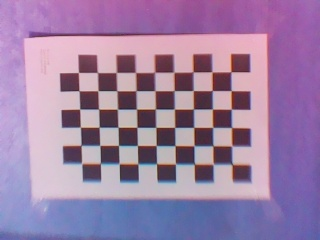
#> input picture calibration_images/chessboard_000.jpg, 320 x 240 px, found by its file name; its folder holds 4 pictures in this run
$ python calibrate_camera.py
#> lines starting #> are read from the running program, lines starting #| are printed output that depends on the picture
#> the answer given: 100
#!/usr/bin/env python3
import cv2
import numpy as np
import yaml
import os

def calibrate_camera_from_images(image_dir, pattern_size, square_size_m):
    """
    Калибровка камеры из набора изображений шахматной доски.

    Args:
        image_dir (str): Путь к папке с изображениями.
        pattern_size (tuple): Размер шаблона (внутренние углы) (cols, rows), например (8, 6).
        square_size_m (float): Размер квадрата в метрах.

    Returns:
        tuple: (mtx, dist, rvecs, tvecs) - матрица камеры, коэффициенты дисторсии, вращения, смещения.
    """
#> called with pattern_size = (9, 6), square_size_m = 100
    # Критерии для уточнения угла
    criteria = (cv2.TERM_CRITERIA_EPS + cv2.TERM_CRITERIA_MAX_ITER, 30, 0.001)

    # Подготовка объектных точек (0,0,0), (1,0,0), (2,0,0) ....,(6,5,0)
    objp = np.zeros((pattern_size[0] * pattern_size[1], 3), np.float32)
    objp[:, :2] = np.mgrid[0:pattern_size[0], 0:pattern_size[1]].T.reshape(-1, 2)
    objp = objp * square_size_m # Преобразование в метры

    # Массивы для хранения точек объекта и точек изображения с разных изображений
    objpoints = []  # 3d точка в пространстве мира
    imgpoints = []  # 2d точка в плоскости изображения

    images = [os.path.join(image_dir, f) for f in os.listdir(image_dir) if f.lower().endswith(('.png', '.jpg', '.jpeg'))]

    if not images:
        print(f"❌ Не найдено изображений в {image_dir}")
        return None, None, None, None

    print(f"🔍 Найдено {len(images)} изображений для калибровки.")

    for fname in images:
        img = cv2.imread(fname)
#> img is the input picture: shape (240, 320, 3); mean B, G, R 166.1, 128.6, 157
        gray = cv2.cvtColor(img, cv2.COLOR_BGR2GRAY)
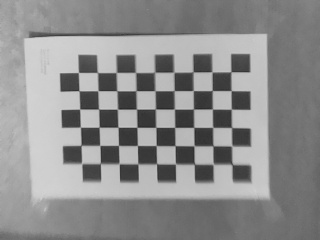
#> gray: shape (240, 320); min 40, max 211, mean 141.4

        # Находим шахматную доску
        ret, corners = cv2.findChessboardCorners(gray, pattern_size, None)
#> ret = True; corners = 54 rows, first 8: [232.3, 164.5], [213.2, 164.3], [194.5, 164.1], [175.5, 163.8], [156.5, 163.5], [137.8, 163.8], [119.2, 163.7], [100.4, 163.4]

        # Если найдены, добавляем точки
        if ret:
            objpoints.append(objp)
            corners2 = cv2.cornerSubPix(gray, corners, (11, 11), (-1, -1), criteria)
#> corners2 = 54 rows, first 8: [232, 164.2], [213.1, 164.2], [194.3, 164.1], [175.4, 163.9], [156.5, 163.8], [137.9, 163.8], [119.2, 163.6], [100.4, 163.5]
            imgpoints.append(corners2)
            print(f"✅ Углы найдены на изображении: {fname}")
        else:
            print(f"❌ Углы НЕ НАЙДЕНЫ на изображении: {fname}")
#> pass 2 of the loop in calibrate_camera_from_images, `for fname in images:`:
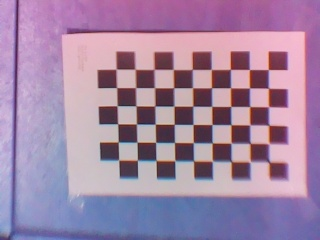
#> input picture calibration_images/chessboard_001.jpg, 320 x 240 px, found by its file name
#> in calibrate_camera_from_images, img is the input picture: shape (240, 320, 3); mean B, G, R 165.1, 134, 162.7
#> in calibrate_camera_from_images, `gray = cv2.cvtColor(img, cv2.COLOR_BGR2GRAY)`:
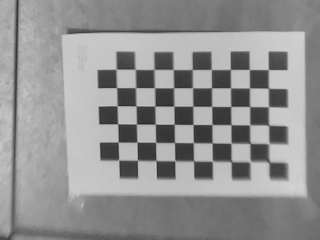
#> gray: shape (240, 320); min 38, max 212, mean 146.1
#> corners = 54 rows, first 8: [268.8, 162.4], [250.2, 161.9], [231.3, 161.7], [212.3, 161.2], [193.5, 161], [174.8, 160.6], [156.1, 160.5], [137.4, 160.1]
#> corners2 = 54 rows, first 8: [268.9, 161.8], [250.1, 161.6], [231.2, 161.4], [212.3, 161.2], [193.5, 161], [174.8, 160.7], [156, 160.5], [137.4, 160.3]
#> pass 3 of the loop in calibrate_camera_from_images, `for fname in images:`:
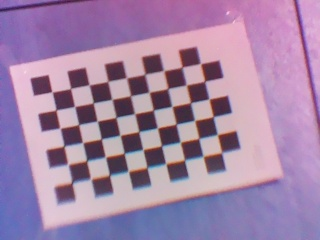
#> input picture calibration_images/chessboard_002.jpg, 320 x 240 px, found by its file name
#> in calibrate_camera_from_images, img is the input picture: shape (240, 320, 3); mean B, G, R 167.7, 132.9, 162.9
#> in calibrate_camera_from_images, `gray = cv2.cvtColor(img, cv2.COLOR_BGR2GRAY)`:
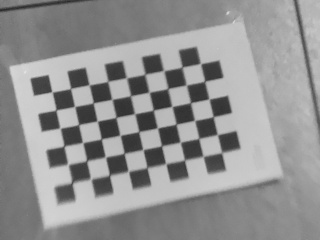
#> gray: shape (240, 320); min 42, max 225, mean 145.8
#> corners = 54 rows, first 8: [51.87, 91.76], [70.48, 88.49], [88.95, 84.69], [107.7, 81.35], [126.4, 77.77], [144.6, 74.33], [163.5, 70.48], [182.2, 66.87]
#> corners2 = 54 rows, first 8: [52.06, 91.97], [70.59, 88.49], [89.18, 84.88], [107.8, 81.42], [126.5, 77.8], [144.9, 74.31], [163.6, 70.68], [182, 67.28]
#> the loop made 4 passes; the first 3 are shown

    if len(objpoints) == 0:
        print("❌ Не удалось найти углы на каком-либо из изображений.")
        return None, None, None, None

    print(f"📊 Использовано изображений для калибровки: {len(objpoints)}")

    # Калибровка
    ret, mtx, dist, rvecs, tvecs = cv2.calibrateCamera(objpoints, imgpoints, gray.shape[::-1], None, None)

    if ret:
        print("✅ Калибровка завершена успешно!")
        print(f"   Матрица камеры (mtx):\n{mtx}")
        print(f"   Коэффициенты дисторсии (dist):\n{dist.ravel()}")
        return mtx, dist, rvecs, tvecs
    else:
        print("❌ Калибровка не удалась.")
        return None, None, None, None

def save_calibration_yaml(mtx, dist, output_file, image_size):
    """
    Сохраняет результаты калибровки в формате ROS camera_info_manager.

    Args:
        mtx (numpy.ndarray): Матрица камеры.
        dist (numpy.ndarray): Коэффициенты дисторсии.
        output_file (str): Путь к файлу YAML для сохранения.
        image_size (tuple): (ширина, высота) изображения.
    """
    if mtx is None or dist is None:
        print("❌ Невозможно сохранить: данные калибровки отсутствуют.")
        return

    # Преобразование в список
    camera_matrix_list = mtx.flatten().tolist()
    distortion_coeffs_list = dist.flatten().tolist()

    # Создание словаря YAML
    calibration_data = {
        'image_width': image_size[0],
        'image_height': image_size[1],
        'camera_name': 'cam0',
        'camera_matrix': {
            'rows': 3,
            'cols': 3,
            'data': camera_matrix_list
        },
        'distortion_model': 'rational_polynomial', # или 'plumb_bob' для старых версий
        'distortion_coefficients': {
            'rows': 1,
            'cols': len(distortion_coeffs_list),
            'data': distortion_coeffs_list
        },
        'rectification_matrix': {
            'rows': 3,
            'cols': 3,
            'data': [1, 0, 0, 0, 1, 0, 0, 0, 1]
        },
        'projection_matrix': {
            'rows': 3,
            'cols': 4,
            'data': [
                camera_matrix_list[0], 0., camera_matrix_list[2], 0.,
                0., camera_matrix_list[4], camera_matrix_list[5], 0.,
                0., 0., 1., 0.
            ]
        }
    }

    with open(output_file, 'w') as f:
        yaml.dump(calibration_data, f, default_flow_style=False, sort_keys=False)

    print(f"💾 Результаты калибровки сохранены в: {output_file}")


if __name__ == '__main__':
    # ПАРАМЕТРЫ КАЛИБРОВКИ
    IMAGE_DIR = "/home/pi/tests/p1/p3/armenian_letter/calibration_images"
    PATTERN_SIZE = (9, 6)  # Размер шаблона (внутренние углы)
    SQUARE_SIZE_M = float(input("Введите размер квадрата в метрах (например, 0.024 для 2.4 см): "))
    OUTPUT_FILE = "/home/pi/tests/p1/p3/armenian_letter/calibration_result.yaml"

    # Запуск калибровки
    mtx, dist, rvecs, tvecs = calibrate_camera_from_images(IMAGE_DIR, PATTERN_SIZE, SQUARE_SIZE_M)

    # Сохранение результата
    if mtx is not None and dist is not None:
        # Предположим, что все изображения одного размера (берём первое)
        sample_img_path = [os.path.join(IMAGE_DIR, f) for f in os.listdir(IMAGE_DIR) if f.lower().endswith(('.png', '.jpg', '.jpeg'))][0]
        sample_img = cv2.imread(sample_img_path)
        image_size = (sample_img.shape[1], sample_img.shape[0]) # (ширина, высота)
#> image_size = (320, 240)
        save_calibration_yaml(mtx, dist, OUTPUT_FILE, image_size)

        # Вывод параметров для estimator_config.yaml
        print("\n" + "="*50)
        print("📋 ПАРАМЕТРЫ ДЛЯ estimator_config.yaml:")
        print("="*50)
        print(f"intrinsics: [{mtx[0,0]}, {mtx[1,1]}, {mtx[0,2]}, {mtx[1,2]}]")
        print(f"distortion_coeffs: [{dist[0,0]}, {dist[0,1]}, {dist[0,2]}, {dist[0,3]}] # Взяты первые 4")
        print("="*50)
    else:
        print("\n❌ Калибровка не удалась. Проверьте изображения и параметры.")
